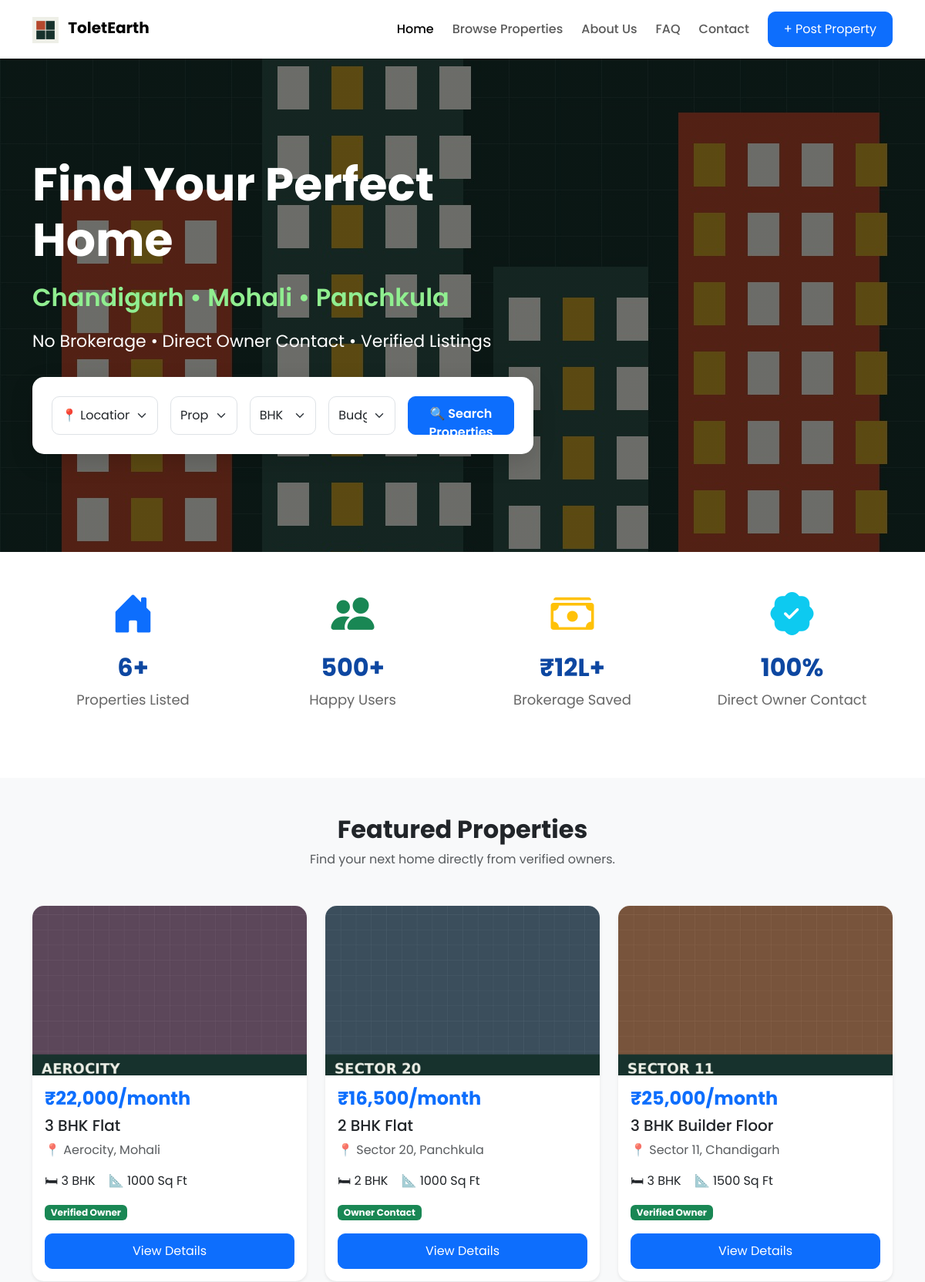
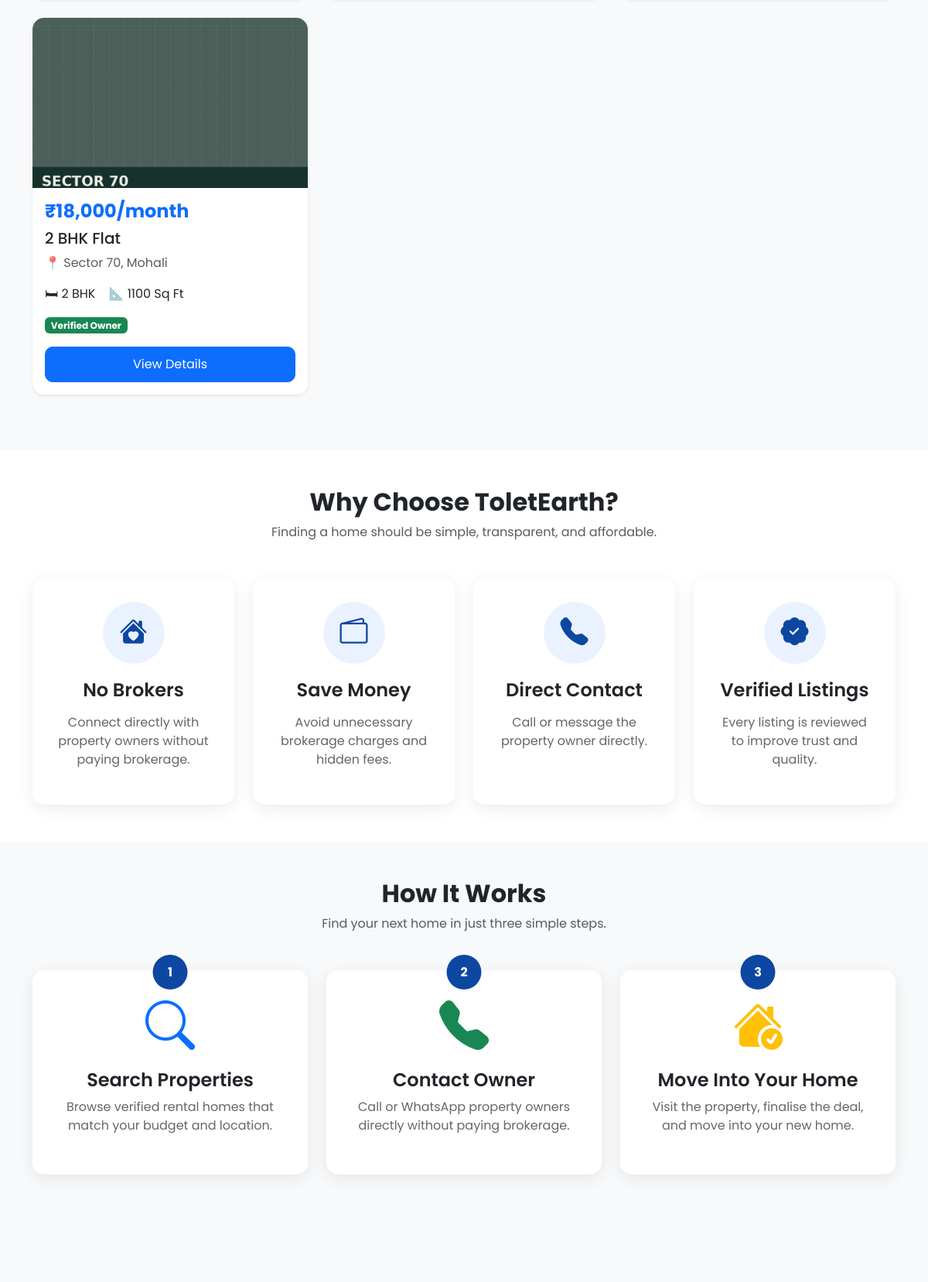
The page / (upper part) on the database its author committed (2 pictures, top to bottom).
### tables this page shows
CREATE TABLE properties (
    id                  INTEGER PRIMARY KEY AUTOINCREMENT,
    title               TEXT NOT NULL,
    description         TEXT,
    property_type       TEXT NOT NULL DEFAULT 'Flat',   -- Flat | Builder Floor | Independent House | PG | Room
    bhk                 INTEGER NOT NULL DEFAULT 1,
    bathrooms           INTEGER NOT NULL DEFAULT 1,
    balconies           INTEGER NOT NULL DEFAULT 0,
    area_sqft           INTEGER NOT NULL DEFAULT 0,
    rent                INTEGER NOT NULL,
    security_deposit    INTEGER DEFAULT 0,

    city_id             INTEGER NOT NULL REFERENCES cities(id),
    sector_id           INTEGER NOT NULL REFERENCES sectors(id),
    address             TEXT,
    latitude            REAL,
    longitude           REAL,

    furnishing          TEXT NOT NULL DEFAULT 'Unfurnished',  -- Unfurnished | Semi-Furnished | Furnished
    parking             INTEGER NOT NULL DEFAULT 0,
    lift                INTEGER NOT NULL DEFAULT 0,
    power_backup        INTEGER NOT NULL DEFAULT 0,
    wifi                INTEGER NOT NULL DEFAULT 0,
    pet_friendly        INTEGER NOT NULL DEFAULT 0,
    bachelor_allowed    INTEGER NOT NULL DEFAULT 1,
    family_allowed      INTEGER NOT NULL DEFAULT 1,

    owner_id            INTEGER NOT NULL REFERENCES users(id),
    verified            INTEGER NOT NULL DEFAULT 0,
    featured            INTEGER NOT NULL DEFAULT 0,
    status              TEXT NOT NULL DEFAULT 'pending',  -- pending | available | rented | inactive

    created_at          TEXT NOT NULL DEFAULT (datetime('now')),
    updated_at          TEXT NOT NULL DEFAULT (datetime('now'))
);

CREATE TABLE sectors (
    id          INTEGER PRIMARY KEY AUTOINCREMENT,
    city_id     INTEGER NOT NULL REFERENCES cities(id),
    name        TEXT NOT NULL,
    UNIQUE(city_id, name)
);

CREATE TABLE cities (
    id          INTEGER PRIMARY KEY AUTOINCREMENT,
    name        TEXT NOT NULL UNIQUE
);

### app/routes/main.py (the view)
@main_bp.route("/")
def home():
    return render_template(
        "index.html",
        featured=get_featured_properties(4),
        stats=get_stats(),
    )

### app/models/db.py (called while the page is built)
def get_db():
    if "db" not in g:
        g.db = sqlite3.connect(current_app.config["DATABASE_PATH"])
        g.db.row_factory = sqlite3.Row
        g.db.execute("PRAGMA foreign_keys = ON")
    return g.db

### app/services/property_service.py (called while the page is built)
def _with_tag(row):
    d = dict(row)
    d["tag"] = "Featured" if d.get("featured") else None
    return d

def get_stats():
    db = get_db()
    listed = db.execute(
        "SELECT COUNT(*) FROM properties WHERE status = 'available'"
    ).fetchone()[0]
    return {"listed": listed, "users": 500, "saved": "12,50,000"}

def get_featured_properties(limit=4):
    db = get_db()
    rows = db.execute(
        BASE_SELECT + " WHERE p.status = 'available' AND p.featured = 1 "
        "ORDER BY p.id DESC LIMIT ?",
        (limit,),
    ).fetchall()
    return [_with_tag(r) for r in rows]

### app/templates/index.html (shortened to what this page needs)
{% extends 'base.html' %}
{% block content %}
<section class="hero">
    <div class="overlay">
        <div class="container">
            <div class="hero-content">
                <h1>
                    Find Your Perfect Home
                </h1>
                <h2>
                    Chandigarh • Mohali • Panchkula
                </h2>
                <p>
                    No Brokerage • Direct Owner Contact • Verified Listings
                </p>
                <div class="search-box">
                    <form action="{{ url_for('properties.browse') }}" method="get">
                        <div class="row g-3 align-items-center">
                            <div class="col-lg-3">
                                <select class="form-select" name="location">
                                    <option value="" selected>📍 Location</option>
                                </select>
                            </div>
                            <div class="col-lg-2">
                                <select class="form-select" name="property_type">
                                    <option value="" selected>Property Type</option>
                                </select>
                            </div>
                            <div class="col-lg-2">
                                <select class="form-select" name="bhk">
                                    <option value="" selected>BHK</option>
                                </select>
                            </div>
                            <div class="col-lg-2">
                                <select class="form-select" name="budget">
                                    <option value="" selected>Budget</option>
                                </select>
                            </div>
                            <div class="col-lg-3">
                                <button class="btn btn-primary w-100" type="submit">
                                    🔍 Search Properties
                                </button>
                            </div>
                        </div>
                    </form>
                </div>
            </div>
        </div>
    </div>
</section>
<section class="stats-section py-5">
    <div class="container">
        <div class="row text-center">
            <div class="col-md-3 mb-4">
                <i class="bi bi-house-door-fill display-4 text-primary"></i>
                <h2 class="mt-3">{{ stats.listed }}+</h2>
                <p>Properties Listed</p>
            </div>
            <div class="col-md-3 mb-4">
                <i class="bi bi-people-fill display-4 text-success"></i>
                <h2 class="mt-3">500+</h2>
                <p>Happy Users</p>
            </div>
            <div class="col-md-3 mb-4">
                <i class="bi bi-cash-stack display-4 text-warning"></i>
                <h2 class="mt-3">₹12L+</h2>
                <p>Brokerage Saved</p>
            </div>
            <div class="col-md-3 mb-4">
                <i class="bi bi-patch-check-fill display-4 text-info"></i>
                <h2 class="mt-3">100%</h2>
                <p>Direct Owner Contact</p>
            </div>
        </div>
    </div>
</section>
<section class="featured-properties py-5">
<div class="container">
<div class="text-center mb-5">
<h2 class="fw-bold">
Featured Properties
</h2>
<p class="text-muted">
Find your next home directly from verified owners.
</p>
</div>
<div class="row">
{% for property in featured %}
<div class="col-lg-4 col-md-6 mb-4">
<div class="card property-card shadow-sm">
<img src="{{ url_for('static', filename='images/' + property.image) }}"
class="card-img-top"
alt="{{ property.title }}">
<div class="card-body">
<h4 class="text-primary">
₹{{ "{:,}".format(property.price) }}/month
</h4>
<h5>
{{ property.title }}
</h5>
<p class="text-muted">
📍 {{ property.sector }}, {{ property.city }}
</p>
<p>
🛏 {{ property.bhk }} BHK
&nbsp;&nbsp;
📐 {{ property.sqft }} Sq Ft
</p>
<span class="badge bg-success">
{{ 'Verified Owner' if property.verified else 'Owner Contact' }}
</span>
<a href="{{ url_for('properties.details', property_id=property.id) }}"
class="btn btn-primary w-100 mt-3">
View Details
</a>
</div>
</div>
</div>
{% endfor %}
</div>
</div>
</section>
<section class="why-us py-5">
<div class="container">
<div class="text-center mb-5">
<h2 class="fw-bold">
Why Choose ToletEarth?
</h2>
<p class="text-muted">
Finding a home should be simple, transparent, and affordable.
</p>
</div>
<div class="row g-4">
<div class="col-md-3">
<div class="feature-box">
<div class="feature-icon">
<i class="bi bi-house-heart-fill"></i>
</div>
<h4>No Brokers</h4>
<p>
Connect directly with property owners without paying brokerage.
</p>
</div>
</div>
<div class="col-md-3">
<div class="feature-box">
<div class="feature-icon">
<i class="bi bi-wallet2"></i>
</div>
<h4>Save Money</h4>
<p>
Avoid unnecessary brokerage charges and hidden fees.
</p>
</div>
</div>
<div class="col-md-3">
<div class="feature-box">
<div class="feature-icon">
<i class="bi bi-telephone-fill"></i>
</div>
<h4>Direct Contact</h4>
<p>
Call or message the property owner directly.
</p>
</div>
</div>
<div class="col-md-3">
<div class="feature-box">
<div class="feature-icon">
<i class="bi bi-patch-check-fill"></i>
</div>
<h4>Verified Listings</h4>
<p>
Every listing is reviewed to improve trust and quality.
</p>
</div>
</div>
</div>
</div>
</section>
<section class="how-it-works py-5">
<div class="container">
<div class="text-center mb-5">
<h2 class="fw-bold">
How It Works
</h2>
<p class="text-muted">
Find your next home in just three simple steps.
</p>
</div>
<div class="row text-center">
<div class="col-lg-4 mb-4">
<div class="step-card">
<div class="step-number">1</div>
<i class="bi bi-search display-3 text-primary"></i>
<h4 class="mt-3">
Search Properties
</h4>
<p>
Browse verified rental homes that match your budget and location.
</p>
</div>
</div>
<div class="col-lg-4 mb-4">
<div class="step-card">
<div class="step-number">2</div>
<i class="bi bi-telephone-fill display-3 text-success"></i>
<h4 class="mt-3">
Contact Owner
</h4>
<p>
Call or WhatsApp property owners directly without paying brokerage.
</p>
</div>
</div>
<div class="col-lg-4 mb-4">
<div class="step-card">
<div class="step-number">3</div>
<i class="bi bi-house-check-fill display-3 text-warning"></i>
<h4 class="mt-3">
Move Into Your Home
</h4>
<p>
Visit the property, finalise the deal, and move into your new home.
</p>
</div>
</div>
</div>
</div>
</section>
{% endblock %}

### app/static/css/style.css (style rules this page uses)
body { font-family:'Poppins',sans-serif; background:#f7f9fc; }
.btn-primary { border-radius:10px; padding:10px 20px; }
.hero { background-image: linear-gradient(rgba(0,0,0,.55), rgba(0,0,0,.55)), url("../images/hero.jpg"); background-size:cover; background-position:center; min-height:80vh; display:flex; align-items:center; }
.overlay { width:100%; }
.hero-content { color:white; max-width:650px; }
.hero-content h1 { font-size:60px; font-weight:700; }
.hero-content h2 { margin-top:20px; color:#90EE90; font-weight:600; }
.hero-content p { font-size:22px; margin-top:20px; }
.search-box { background: white; padding: 25px; border-radius: 15px; box-shadow: 0 10px 30px rgba(0,0,0,0.15); margin-top: 30px; }
.search-box .form-control, .search-box .form-select { height: 50px; border-radius: 10px; }
.search-box .btn { height: 50px; border-radius: 10px; font-weight: 600; }
.stats-section { background:#ffffff; }
.stats-section h2 { font-weight:700; color:#0D47A1; }
.stats-section p { color:#666; font-size:18px; }
.stats-section i { transition:.3s; }
.featured-properties { background:#f8f9fa; }
.property-card { border:none; border-radius:15px; overflow:hidden; transition:0.3s; }
.property-card img { height:220px; object-fit:cover; }
.property-card h4 { font-weight:700; }
.property-card .btn { border-radius:10px; }
.why-us { background:#ffffff; }
.feature-box { background:#fff; padding:30px; text-align:center; border-radius:15px; transition:.3s; height:100%; box-shadow:0 5px 20px rgba(0,0,0,.08); }
.feature-icon { width:80px; height:80px; margin:auto; margin-bottom:20px; border-radius:50%; background:#eaf2ff; display:flex; align-items:center; justify-content:center; }
.feature-icon i { font-size:36px; color:#0D47A1; }
.feature-box h4 { font-weight:600; margin-bottom:15px; }
.feature-box p { color:#666; }
.how-it-works { background:#f8f9fa; }
.step-card { background:#fff; border-radius:15px; padding:35px 25px; box-shadow:0 5px 20px rgba(0,0,0,.08); transition:0.3s; position:relative; height:100%; }
.step-number { width:45px; height:45px; background:#0D47A1; color:#fff; border-radius:50%; display:flex; align-items:center; justify-content:center; font-weight:bold; position:absolute; top:-20px; left:50%; transform:translateX(-50%); }
.step-card h4 { font-weight:600; margin-top:20px; }
.step-card p { color:#666; }

### rows shown on the page
properties: shows a picture, price "22,000", title "3 BHK Flat", sector "Aerocity", city "Mohali", bhk "3", sqft "1000", verified "Verified Owner"
properties: shows a picture, price "16,500", title "2 BHK Flat", sector "Sector 20", city "Panchkula", bhk "2", sqft "1000", verified "Owner Contact"
properties: shows a picture, price "25,000", title "3 BHK Builder Floor", sector "Sector 11", city "Chandigarh", bhk "3", sqft "1500", verified "Verified Owner"
properties: shows a picture, price "18,000", title "2 BHK Flat", sector "Sector 70", city "Mohali", bhk "2", sqft "1100", verified "Verified Owner"

### other values the page prints
{{ stats.listed }} "6"
